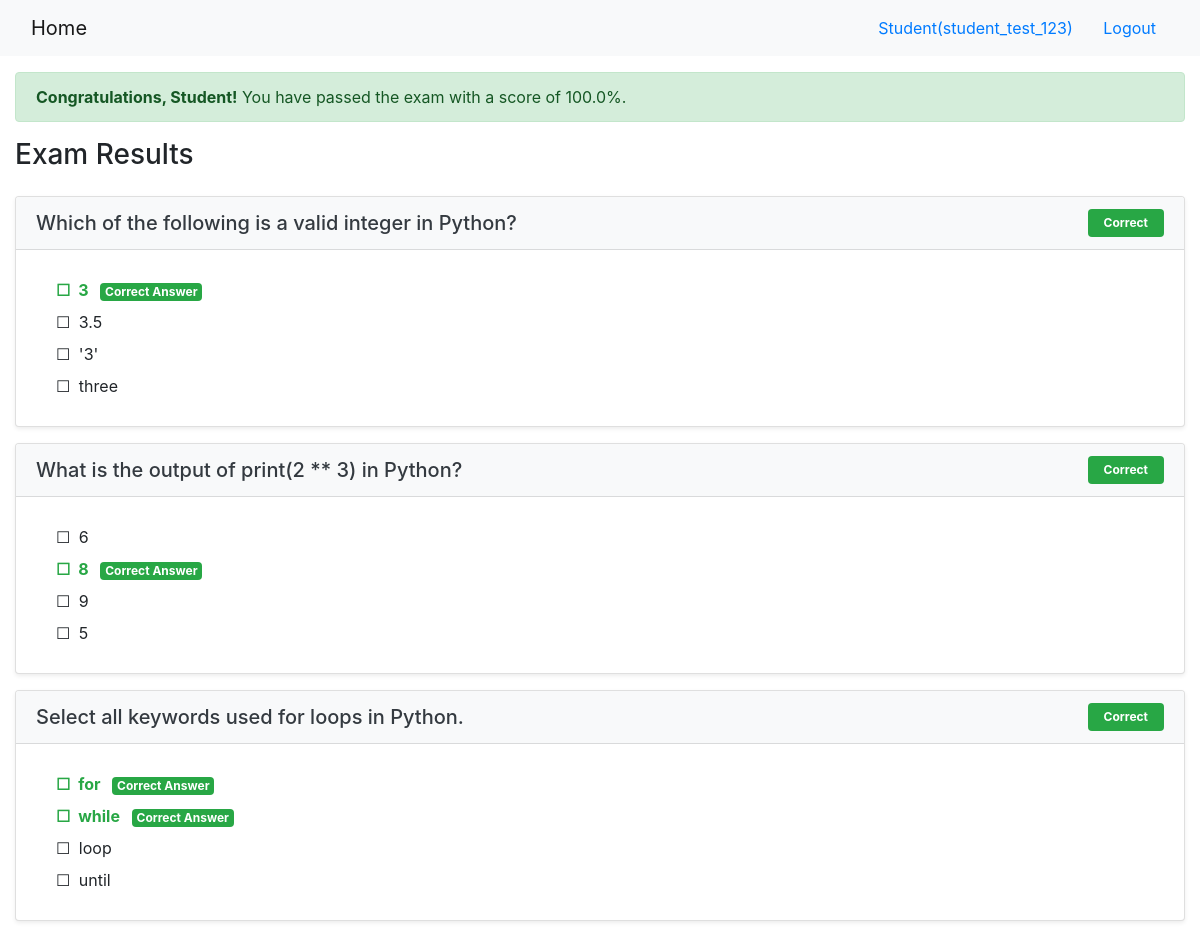
Screenshot of /onlinecourse/1/submission/1/result/ (signed in) with the database file from the repository.
### onlinecourse/models.py (models this page shows, shortened)
class Question(models.Model):
    lesson = models.ForeignKey(Lesson, on_delete=models.CASCADE)
    question_text = models.CharField(max_length=600, default="question text")
    grade = models.IntegerField(default=1)
    def is_get_score(self, selected_ids):
        all_answers = self.choice_set.filter(is_correct=True).count()
        selected_correct = self.choice_set.filter(is_correct=True, id__in=selected_ids).count()
        selected_incorrect = self.choice_set.filter(is_correct=False, id__in=selected_ids).count()
        if all_answers == selected_correct and selected_incorrect == 0:
            return True
        else:
            return False

class Choice(models.Model):
    question = models.ForeignKey(Question, on_delete=models.CASCADE)
    choice_text = models.CharField(max_length=600, default="choice text")
    is_correct = models.BooleanField(default=False)

### onlinecourse/views.py (the view)
# urls.py: path('<int:course_id>/submission/<int:submission_id>/result/', views.show_exam_result, name='show_exam_result'),
def show_exam_result(request, course_id, submission_id):
    course = get_object_or_404(Course, pk=course_id)
    submission = get_object_or_404(Submission, pk=submission_id)
    selected_choices = submission.choices.all()
    selected_ids = [choice.id for choice in selected_choices]
    total_score = 0
    user_score = 0
    questions = []
    for lesson in course.lesson_set.all():
        for question in lesson.question_set.all():
            total_score += question.grade
            is_correct = question.is_get_score(selected_ids)
            if is_correct:
                user_score += question.grade
            question.is_correct = is_correct
            for choice in question.choice_set.all():
                choice.is_selected = choice.id in selected_ids
            questions.append(question)
    grade = (user_score / total_score * 100) if total_score > 0 else 0
    context = {
        'course': course,
        'submission': submission,
        'questions': questions,
        'grade': grade,
        'score': user_score,
        'total_score': total_score,
    }
    return render(request, 'onlinecourse/exam_result_bootstrap.html', context)

### onlinecourse/templates/onlinecourse/exam_result_bootstrap.html (shortened to what this page needs)
<!DOCTYPE html>
<html lang="en">
<head>
    {% load static %}
    <link rel="stylesheet" href="https://maxcdn.bootstrapcdn.com/bootstrap/4.5.2/css/bootstrap.min.css">
</head>
<body>
 <nav class="navbar navbar-light bg-light">
    <div class="container-fluid">
        <div class="navbar-header">
              <a class="navbar-brand" href="{% url 'onlinecourse:index' %}">Home</a>
        </div>
        <ul class="nav navbar-nav navbar-right">
            {% if user.is_authenticated %}
            <li>
                <a class="btn btn-link" href="#">{{ user.first_name }}({{ user.username }})</a>
                <a class="btn btn-link" href="{% url 'onlinecourse:logout' %}">Logout</a>
            </li>
            {% endif %}
        </ul>
    </div>
</nav>
<div class="container-fluid">
    {% if grade >= 80 %}
    <div class="alert alert-success mt-3">
        <strong>Congratulations, {{ user.first_name }}!</strong> You have passed the exam with a score of {{ grade|floatformat:1 }}%.
    </div>
    {% endif %}
    <div class="card-columns-vertical mt-1 mb-5">
        <h3 class="mb-4">Exam Results</h3>
        {% for question in questions %}
            <div class="card mt-3 shadow-sm">
                <div class="card-header bg-light text-dark d-flex justify-content-between align-items-center">
                    <h5 class="mb-0">{{ question.question_text }}</h5>
                    {% if question.is_correct %}
                        <span class="badge badge-success px-3 py-2">Correct</span>
                    {% else %}
                        <span class="badge badge-danger px-3 py-2">Incorrect</span>
                    {% endif %}
                </div>
                <div class="card-body">
                    {% for choice in question.choice_set.all %}
                        <div class="form-check my-2">
                            <span class="{% if choice.is_correct %}text-success font-weight-bold{% elif choice.is_selected %}text-danger{% endif %}">
                                {% if choice.is_selected %}
                                    <span class="mr-1">☑</span>
                                {% else %}
                                    <span class="mr-1">☐</span>
                                {% endif %}
                                {{ choice.choice_text }}
                                {% if choice.is_correct %}
                                    <span class="badge badge-success ml-2">Correct Answer</span>
                                {% elif choice.is_selected %}
                                    <span class="badge badge-danger ml-2">Your Wrong Choice</span>
                                {% endif %}
                            </span>
                        </div>
                    {% endfor %}
                </div>
            </div>
        {% endfor %}
    </div>
</div>
</body>
</html>

### rows the page displays
Question: question_text "Which of the following is a valid integer in Python?", shows "Correct"
Choice: choice_text "3", is_correct "Correct Answer"
Choice: choice_text "3.5"
Choice: choice_text "'3'"
Choice: choice_text "three"
Question: question_text "What is the output of print(2 ** 3) in Python?", shows "Correct"
Choice: choice_text "6"
Choice: choice_text "8", is_correct "Correct Answer"
Choice: choice_text "9"
Choice: choice_text "5"
Question: question_text "Select all keywords used for loops in Python.", shows "Correct"
Choice: choice_text "for", is_correct "Correct Answer"
Choice: choice_text "while", is_correct "Correct Answer"
Choice: choice_text "loop"
Choice: choice_text "until"

### other values shown
{{ user.first_name }} "Student"
{{ user.username }} "student_test_123"
{{ grade|floatformat:1 }} "100.0"
